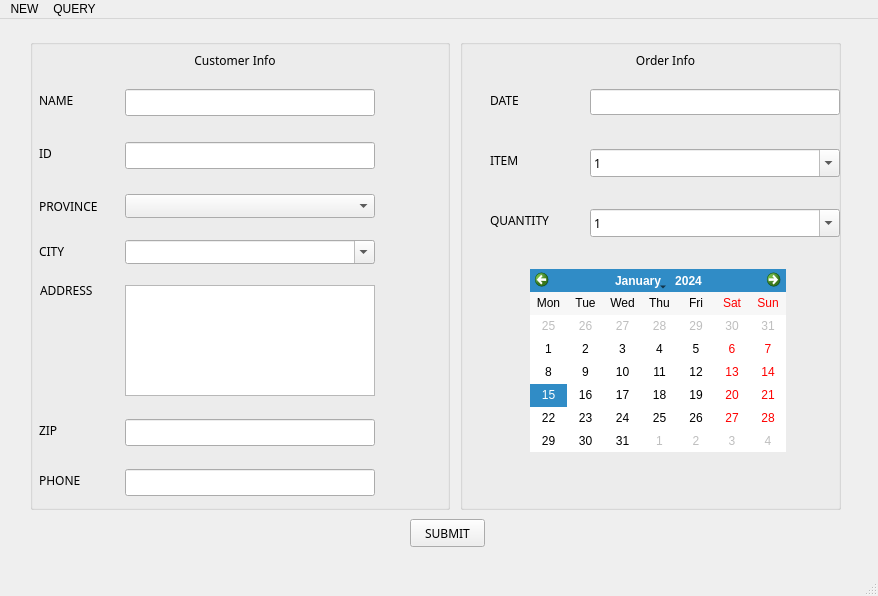
<?xml version="1.0" encoding="UTF-8"?>
<ui version="4.0">
 <class>MainWindow</class>
 <widget class="QMainWindow" name="MainWindow">
  <property name="geometry">
   <rect>
    <x>0</x>
    <y>0</y>
    <width>878</width>
    <height>596</height>
   </rect>
  </property>
  <property name="sizePolicy">
   <sizepolicy hsizetype="Fixed" vsizetype="Fixed">
    <horstretch>0</horstretch>
    <verstretch>0</verstretch>
   </sizepolicy>
  </property>
  <property name="windowTitle">
   <string>Sales Management</string>
  </property>
  <property name="windowOpacity">
   <double>1.000000000000000</double>
  </property>
  <property name="toolTip">
   <string/>
  </property>
  <property name="autoFillBackground">
   <bool>false</bool>
  </property>
  <property name="styleSheet">
   <string notr="true"/>
  </property>
  <widget class="QWidget" name="centralwidget">
   <widget class="QStackedWidget" name="stackedWidget">
    <property name="geometry">
     <rect>
      <x>0</x>
      <y>0</y>
      <width>871</width>
      <height>541</height>
     </rect>
    </property>
    <property name="sizePolicy">
     <sizepolicy hsizetype="Preferred" vsizetype="Preferred">
      <horstretch>0</horstretch>
      <verstretch>0</verstretch>
     </sizepolicy>
    </property>
    <property name="styleSheet">
     <string notr="true"/>
    </property>
    <property name="frameShape">
     <enum>QFrame::NoFrame</enum>
    </property>
    <property name="frameShadow">
     <enum>QFrame::Sunken</enum>
    </property>
    <property name="lineWidth">
     <number>0</number>
    </property>
    <property name="midLineWidth">
     <number>0</number>
    </property>
    <property name="currentIndex">
     <number>0</number>
    </property>
    <widget class="QWidget" name="pageEntry">
     <widget class="QPushButton" name="ButtonSubmit">
      <property name="geometry">
       <rect>
        <x>410</x>
        <y>500</y>
        <width>75</width>
        <height>28</height>
       </rect>
      </property>
      <property name="sizePolicy">
       <sizepolicy hsizetype="Minimum" vsizetype="Fixed">
        <horstretch>0</horstretch>
        <verstretch>0</verstretch>
       </sizepolicy>
      </property>
      <property name="font">
       <font>
        <family>century gothic</family>
       </font>
      </property>
      <property name="text">
       <string>SUBMIT</string>
      </property>
     </widget>
     <widget class="QGroupBox" name="groupBoxCustomerInfo">
      <property name="geometry">
       <rect>
        <x>30</x>
        <y>20</y>
        <width>420</width>
        <height>471</height>
       </rect>
      </property>
      <property name="title">
       <string/>
      </property>
      <widget class="QLabel" name="labelPhone">
       <property name="geometry">
        <rect>
         <x>9</x>
         <y>430</y>
         <width>53</width>
         <height>22</height>
        </rect>
       </property>
       <property name="font">
        <font>
         <family>century gothic</family>
        </font>
       </property>
       <property name="toolTip">
        <string/>
       </property>
       <property name="text">
        <string>PHONE</string>
       </property>
       <property name="alignment">
        <set>Qt::AlignLeading|Qt::AlignLeft|Qt::AlignVCenter</set>
       </property>
       <property name="margin">
        <number>1</number>
       </property>
      </widget>
      <widget class="QLabel" name="labelName">
       <property name="geometry">
        <rect>
         <x>9</x>
         <y>50</y>
         <width>47</width>
         <height>22</height>
        </rect>
       </property>
       <property name="font">
        <font>
         <family>century gothic</family>
        </font>
       </property>
       <property name="toolTip">
        <string/>
       </property>
       <property name="text">
        <string>NAME</string>
       </property>
       <property name="alignment">
        <set>Qt::AlignLeading|Qt::AlignLeft|Qt::AlignVCenter</set>
       </property>
       <property name="margin">
        <number>1</number>
       </property>
      </widget>
      <widget class="QComboBox" name="comboCity">
       <property name="geometry">
        <rect>
         <x>95</x>
         <y>201</y>
         <width>250</width>
         <height>24</height>
        </rect>
       </property>
       <property name="font">
        <font>
         <family>century gothic</family>
        </font>
       </property>
       <property name="toolTip">
        <string>&lt;html&gt;&lt;head/&gt;&lt;body&gt;&lt;p align=&quot;center&quot;&gt;请选择城市&lt;/p&gt;&lt;/body&gt;&lt;/html&gt;</string>
       </property>
       <property name="editable">
        <bool>true</bool>
       </property>
      </widget>
      <widget class="QLabel" name="labelAddress">
       <property name="geometry">
        <rect>
         <x>10</x>
         <y>240</y>
         <width>66</width>
         <height>22</height>
        </rect>
       </property>
       <property name="font">
        <font>
         <family>century gothic</family>
        </font>
       </property>
       <property name="toolTip">
        <string/>
       </property>
       <property name="text">
        <string>ADDRESS</string>
       </property>
       <property name="alignment">
        <set>Qt::AlignLeading|Qt::AlignLeft|Qt::AlignVCenter</set>
       </property>
       <property name="margin">
        <number>1</number>
       </property>
      </widget>
      <widget class="QLabel" name="labelZip">
       <property name="geometry">
        <rect>
         <x>9</x>
         <y>380</y>
         <width>23</width>
         <height>22</height>
        </rect>
       </property>
       <property name="font">
        <font>
         <family>century gothic</family>
        </font>
       </property>
       <property name="toolTip">
        <string/>
       </property>
       <property name="text">
        <string>ZIP</string>
       </property>
       <property name="alignment">
        <set>Qt::AlignLeading|Qt::AlignLeft|Qt::AlignVCenter</set>
       </property>
       <property name="margin">
        <number>1</number>
       </property>
      </widget>
      <widget class="QLineEdit" name="textCustomerID">
       <property name="geometry">
        <rect>
         <x>95</x>
         <y>103</y>
         <width>250</width>
         <height>27</height>
        </rect>
       </property>
       <property name="maximumSize">
        <size>
         <width>446</width>
         <height>16777215</height>
        </size>
       </property>
       <property name="font">
        <font>
         <family>serif</family>
         <pointsize>14</pointsize>
        </font>
       </property>
       <property name="toolTip">
        <string>&lt;html&gt;&lt;head/&gt;&lt;body&gt;&lt;p align=&quot;center&quot;&gt;请输入身份证号码&lt;/p&gt;&lt;/body&gt;&lt;/html&gt;</string>
       </property>
      </widget>
      <widget class="QLabel" name="labelCity">
       <property name="geometry">
        <rect>
         <x>9</x>
         <y>201</y>
         <width>31</width>
         <height>22</height>
        </rect>
       </property>
       <property name="font">
        <font>
         <family>century gothic</family>
        </font>
       </property>
       <property name="toolTip">
        <string/>
       </property>
       <property name="text">
        <string>CITY</string>
       </property>
       <property name="alignment">
        <set>Qt::AlignLeading|Qt::AlignLeft|Qt::AlignVCenter</set>
       </property>
       <property name="margin">
        <number>1</number>
       </property>
      </widget>
      <widget class="QComboBox" name="comboProvince">
       <property name="geometry">
        <rect>
         <x>95</x>
         <y>155</y>
         <width>250</width>
         <height>24</height>
        </rect>
       </property>
       <property name="font">
        <font>
         <family>century gothic</family>
        </font>
       </property>
       <property name="toolTip">
        <string>&lt;html&gt;&lt;head/&gt;&lt;body&gt;&lt;p align=&quot;center&quot;&gt;请选择省份&lt;/p&gt;&lt;/body&gt;&lt;/html&gt;</string>
       </property>
       <property name="editable">
        <bool>false</bool>
       </property>
      </widget>
      <widget class="QLabel" name="labelProvince">
       <property name="geometry">
        <rect>
         <x>9</x>
         <y>156</y>
         <width>80</width>
         <height>22</height>
        </rect>
       </property>
       <property name="font">
        <font>
         <family>century gothic</family>
        </font>
       </property>
       <property name="toolTip">
        <string/>
       </property>
       <property name="text">
        <string>PROVINCE</string>
       </property>
       <property name="alignment">
        <set>Qt::AlignLeading|Qt::AlignLeft|Qt::AlignVCenter</set>
       </property>
       <property name="margin">
        <number>1</number>
       </property>
      </widget>
      <widget class="QLineEdit" name="textZip">
       <property name="geometry">
        <rect>
         <x>95</x>
         <y>380</y>
         <width>250</width>
         <height>27</height>
        </rect>
       </property>
       <property name="font">
        <font>
         <family>serif</family>
         <pointsize>14</pointsize>
        </font>
       </property>
       <property name="toolTip">
        <string>&lt;html&gt;&lt;head/&gt;&lt;body&gt;&lt;p align=&quot;center&quot;&gt;请输入邮政编码&lt;/p&gt;&lt;/body&gt;&lt;/html&gt;</string>
       </property>
      </widget>
      <widget class="QLineEdit" name="textPhone">
       <property name="geometry">
        <rect>
         <x>95</x>
         <y>430</y>
         <width>250</width>
         <height>27</height>
        </rect>
       </property>
       <property name="font">
        <font>
         <family>serif</family>
         <pointsize>14</pointsize>
        </font>
       </property>
       <property name="toolTip">
        <string>&lt;html&gt;&lt;head/&gt;&lt;body&gt;&lt;p align=&quot;center&quot;&gt;请输入手机号&lt;/p&gt;&lt;/body&gt;&lt;/html&gt;</string>
       </property>
      </widget>
      <widget class="QLabel" name="labelCustomerID">
       <property name="geometry">
        <rect>
         <x>9</x>
         <y>103</y>
         <width>18</width>
         <height>22</height>
        </rect>
       </property>
       <property name="font">
        <font>
         <family>century gothic</family>
        </font>
       </property>
       <property name="toolTip">
        <string/>
       </property>
       <property name="text">
        <string>ID</string>
       </property>
       <property name="alignment">
        <set>Qt::AlignLeading|Qt::AlignLeft|Qt::AlignVCenter</set>
       </property>
       <property name="margin">
        <number>1</number>
       </property>
      </widget>
      <widget class="QLineEdit" name="textName">
       <property name="geometry">
        <rect>
         <x>95</x>
         <y>50</y>
         <width>250</width>
         <height>27</height>
        </rect>
       </property>
       <property name="sizePolicy">
        <sizepolicy hsizetype="Preferred" vsizetype="Fixed">
         <horstretch>0</horstretch>
         <verstretch>0</verstretch>
        </sizepolicy>
       </property>
       <property name="font">
        <font>
         <family>serif</family>
         <pointsize>14</pointsize>
        </font>
       </property>
       <property name="toolTip">
        <string>&lt;html&gt;&lt;head/&gt;&lt;body&gt;&lt;p align=&quot;center&quot;&gt;请输入姓名&lt;/p&gt;&lt;/body&gt;&lt;/html&gt;</string>
       </property>
       <property name="styleSheet">
        <string notr="true"/>
       </property>
      </widget>
      <widget class="QTextEdit" name="textAddress">
       <property name="geometry">
        <rect>
         <x>95</x>
         <y>246</y>
         <width>250</width>
         <height>111</height>
        </rect>
       </property>
       <property name="sizePolicy">
        <sizepolicy hsizetype="Preferred" vsizetype="Preferred">
         <horstretch>0</horstretch>
         <verstretch>0</verstretch>
        </sizepolicy>
       </property>
       <property name="font">
        <font>
         <family>serif</family>
        </font>
       </property>
       <property name="toolTip">
        <string>&lt;html&gt;&lt;head/&gt;&lt;body&gt;&lt;p align=&quot;center&quot;&gt;请输入地址&lt;/p&gt;&lt;/body&gt;&lt;/html&gt;</string>
       </property>
      </widget>
      <widget class="QLabel" name="labelCustomerInfo">
       <property name="geometry">
        <rect>
         <x>140</x>
         <y>9</y>
         <width>130</width>
         <height>24</height>
        </rect>
       </property>
       <property name="sizePolicy">
        <sizepolicy hsizetype="Preferred" vsizetype="Fixed">
         <horstretch>0</horstretch>
         <verstretch>0</verstretch>
        </sizepolicy>
       </property>
       <property name="font">
        <font>
         <family>century gothic</family>
        </font>
       </property>
       <property name="toolTip">
        <string/>
       </property>
       <property name="text">
        <string>Customer Info</string>
       </property>
       <property name="alignment">
        <set>Qt::AlignCenter</set>
       </property>
       <property name="margin">
        <number>1</number>
       </property>
      </widget>
     </widget>
     <widget class="QGroupBox" name="groupBoxOrderInfo">
      <property name="geometry">
       <rect>
        <x>460</x>
        <y>20</y>
        <width>381</width>
        <height>471</height>
       </rect>
      </property>
      <property name="styleSheet">
       <string notr="true"/>
      </property>
      <property name="title">
       <string/>
      </property>
      <widget class="QLabel" name="labelOrderInfo">
       <property name="geometry">
        <rect>
         <x>100</x>
         <y>10</y>
         <width>211</width>
         <height>23</height>
        </rect>
       </property>
       <property name="font">
        <font>
         <family>century gothic</family>
        </font>
       </property>
       <property name="toolTip">
        <string/>
       </property>
       <property name="text">
        <string>Order Info</string>
       </property>
       <property name="alignment">
        <set>Qt::AlignCenter</set>
       </property>
       <property name="margin">
        <number>1</number>
       </property>
      </widget>
      <widget class="QLabel" name="labelOrderDate">
       <property name="geometry">
        <rect>
         <x>30</x>
         <y>50</y>
         <width>46</width>
         <height>23</height>
        </rect>
       </property>
       <property name="font">
        <font>
         <family>century gothic</family>
        </font>
       </property>
       <property name="toolTip">
        <string/>
       </property>
       <property name="text">
        <string>DATE</string>
       </property>
       <property name="alignment">
        <set>Qt::AlignLeading|Qt::AlignLeft|Qt::AlignVCenter</set>
       </property>
       <property name="margin">
        <number>1</number>
       </property>
      </widget>
      <widget class="QLineEdit" name="textDate">
       <property name="geometry">
        <rect>
         <x>130</x>
         <y>50</y>
         <width>250</width>
         <height>26</height>
        </rect>
       </property>
       <property name="sizePolicy">
        <sizepolicy hsizetype="Preferred" vsizetype="Preferred">
         <horstretch>0</horstretch>
         <verstretch>0</verstretch>
        </sizepolicy>
       </property>
       <property name="font">
        <font>
         <family>serif</family>
         <pointsize>14</pointsize>
        </font>
       </property>
       <property name="toolTip">
        <string>&lt;html&gt;&lt;head/&gt;&lt;body&gt;&lt;p align=&quot;center&quot;&gt;请输入姓名&lt;/p&gt;&lt;/body&gt;&lt;/html&gt;</string>
       </property>
      </widget>
      <widget class="QLabel" name="labelItem">
       <property name="geometry">
        <rect>
         <x>30</x>
         <y>110</y>
         <width>46</width>
         <height>23</height>
        </rect>
       </property>
       <property name="font">
        <font>
         <family>century gothic</family>
        </font>
       </property>
       <property name="toolTip">
        <string/>
       </property>
       <property name="text">
        <string>ITEM</string>
       </property>
       <property name="alignment">
        <set>Qt::AlignLeading|Qt::AlignLeft|Qt::AlignVCenter</set>
       </property>
       <property name="margin">
        <number>1</number>
       </property>
      </widget>
      <widget class="QLabel" name="labelQuantity">
       <property name="geometry">
        <rect>
         <x>30</x>
         <y>170</y>
         <width>71</width>
         <height>23</height>
        </rect>
       </property>
       <property name="font">
        <font>
         <family>century gothic</family>
        </font>
       </property>
       <property name="toolTip">
        <string/>
       </property>
       <property name="text">
        <string>QUANTITY</string>
       </property>
       <property name="alignment">
        <set>Qt::AlignLeading|Qt::AlignLeft|Qt::AlignVCenter</set>
       </property>
       <property name="margin">
        <number>1</number>
       </property>
      </widget>
      <widget class="QComboBox" name="comboQuantity">
       <property name="geometry">
        <rect>
         <x>130</x>
         <y>170</y>
         <width>250</width>
         <height>28</height>
        </rect>
       </property>
       <property name="font">
        <font>
         <family>century gothic</family>
        </font>
       </property>
       <property name="toolTip">
        <string>&lt;html&gt;&lt;head/&gt;&lt;body&gt;&lt;p align=&quot;center&quot;&gt;请选择产品&lt;/p&gt;&lt;/body&gt;&lt;/html&gt;</string>
       </property>
       <property name="editable">
        <bool>true</bool>
       </property>
       <item>
        <property name="text">
         <string>1</string>
        </property>
       </item>
       <item>
        <property name="text">
         <string>2</string>
        </property>
       </item>
       <item>
        <property name="text">
         <string>3</string>
        </property>
       </item>
       <item>
        <property name="text">
         <string>4</string>
        </property>
       </item>
       <item>
        <property name="text">
         <string>5</string>
        </property>
       </item>
       <item>
        <property name="text">
         <string>6</string>
        </property>
       </item>
       <item>
        <property name="text">
         <string>7</string>
        </property>
       </item>
       <item>
        <property name="text">
         <string>8</string>
        </property>
       </item>
       <item>
        <property name="text">
         <string>9</string>
        </property>
       </item>
       <item>
        <property name="text">
         <string>10</string>
        </property>
       </item>
       <item>
        <property name="text">
         <string>11</string>
        </property>
       </item>
       <item>
        <property name="text">
         <string>12</string>
        </property>
       </item>
       <item>
        <property name="text">
         <string>13</string>
        </property>
       </item>
       <item>
        <property name="text">
         <string>14</string>
        </property>
       </item>
       <item>
        <property name="text">
         <string>15</string>
        </property>
       </item>
       <item>
        <property name="text">
         <string>16</string>
        </property>
       </item>
       <item>
        <property name="text">
         <string>17</string>
        </property>
       </item>
       <item>
        <property name="text">
         <string>18</string>
        </property>
       </item>
       <item>
        <property name="text">
         <string>19</string>
        </property>
       </item>
       <item>
        <property name="text">
         <string>20</string>
        </property>
       </item>
       <item>
        <property name="text">
         <string>21</string>
        </property>
       </item>
       <item>
        <property name="text">
         <string>22</string>
        </property>
       </item>
       <item>
        <property name="text">
         <string>23</string>
        </property>
       </item>
       <item>
        <property name="text">
         <string>24</string>
        </property>
       </item>
      </widget>
      <widget class="QComboBox" name="comboItem">
       <property name="geometry">
        <rect>
         <x>130</x>
         <y>110</y>
         <width>250</width>
         <height>28</height>
        </rect>
       </property>
       <property name="font">
        <font>
         <family>century gothic</family>
        </font>
       </property>
       <property name="toolTip">
        <string>&lt;html&gt;&lt;head/&gt;&lt;body&gt;&lt;p align=&quot;center&quot;&gt;请选择产品&lt;/p&gt;&lt;/body&gt;&lt;/html&gt;</string>
       </property>
       <property name="editable">
        <bool>true</bool>
       </property>
       <item>
        <property name="text">
         <string>1</string>
        </property>
       </item>
       <item>
        <property name="text">
         <string>2</string>
        </property>
       </item>
       <item>
        <property name="text">
         <string>3</string>
        </property>
       </item>
      </widget>
      <widget class="QCalendarWidget" name="calendarWidget">
       <property name="geometry">
        <rect>
         <x>70</x>
         <y>230</y>
         <width>256</width>
         <height>183</height>
        </rect>
       </property>
       <property name="firstDayOfWeek">
        <enum>Qt::Monday</enum>
       </property>
       <property name="gridVisible">
        <bool>false</bool>
       </property>
       <property name="verticalHeaderFormat">
        <enum>QCalendarWidget::NoVerticalHeader</enum>
       </property>
       <property name="navigationBarVisible">
        <bool>true</bool>
       </property>
       <property name="dateEditEnabled">
        <bool>true</bool>
       </property>
      </widget>
     </widget>
    </widget>
    <widget class="QWidget" name="pageResult">
     <widget class="QComboBox" name="comboQuery">
      <property name="geometry">
       <rect>
        <x>140</x>
        <y>30</y>
        <width>121</width>
        <height>24</height>
       </rect>
      </property>
      <property name="sizePolicy">
       <sizepolicy hsizetype="Preferred" vsizetype="Preferred">
        <horstretch>0</horstretch>
        <verstretch>0</verstretch>
       </sizepolicy>
      </property>
      <property name="font">
       <font>
        <family>century gothic</family>
       </font>
      </property>
      <property name="sizeAdjustPolicy">
       <enum>QComboBox::AdjustToMinimumContentsLength</enum>
      </property>
      <item>
       <property name="text">
        <string>name</string>
       </property>
      </item>
      <item>
       <property name="text">
        <string>personID</string>
       </property>
      </item>
      <item>
       <property name="text">
        <string>province</string>
       </property>
      </item>
      <item>
       <property name="text">
        <string>city</string>
       </property>
      </item>
      <item>
       <property name="text">
        <string>zip</string>
       </property>
      </item>
      <item>
       <property name="text">
        <string>phone</string>
       </property>
      </item>
     </widget>
     <widget class="QPushButton" name="ButtonQuery">
      <property name="geometry">
       <rect>
        <x>510</x>
        <y>30</y>
        <width>75</width>
        <height>28</height>
       </rect>
      </property>
      <property name="font">
       <font>
        <family>century gothic</family>
       </font>
      </property>
      <property name="text">
       <string>Go</string>
      </property>
     </widget>
     <widget class="QLabel" name="labelKeyWord">
      <property name="geometry">
       <rect>
        <x>50</x>
        <y>30</y>
        <width>71</width>
        <height>20</height>
       </rect>
      </property>
      <property name="font">
       <font>
        <family>century gothic</family>
       </font>
      </property>
      <property name="text">
       <string>Key Word</string>
      </property>
     </widget>
     <widget class="QLabel" name="label">
      <property name="geometry">
       <rect>
        <x>372</x>
        <y>9</y>
        <width>88</width>
        <height>20</height>
       </rect>
      </property>
      <property name="sizePolicy">
       <sizepolicy hsizetype="Preferred" vsizetype="Minimum">
        <horstretch>0</horstretch>
        <verstretch>0</verstretch>
       </sizepolicy>
      </property>
      <property name="font">
       <font>
        <family>century gothic</family>
       </font>
      </property>
      <property name="text">
       <string>Sales Details</string>
      </property>
      <property name="alignment">
       <set>Qt::AlignCenter</set>
      </property>
     </widget>
     <widget class="QLineEdit" name="TextKeyWord">
      <property name="geometry">
       <rect>
        <x>280</x>
        <y>30</y>
        <width>221</width>
        <height>27</height>
       </rect>
      </property>
      <property name="font">
       <font>
        <family>serif</family>
        <pointsize>14</pointsize>
       </font>
      </property>
     </widget>
     <widget class="QTextEdit" name="textResult">
      <property name="geometry">
       <rect>
        <x>20</x>
        <y>69</y>
        <width>831</width>
        <height>151</height>
       </rect>
      </property>
     </widget>
     <widget class="QTableView" name="tableResult">
      <property name="geometry">
       <rect>
        <x>20</x>
        <y>230</y>
        <width>831</width>
        <height>311</height>
       </rect>
      </property>
      <property name="frameShape">
       <enum>QFrame::StyledPanel</enum>
      </property>
     </widget>
    </widget>
   </widget>
  </widget>
  <widget class="QMenuBar" name="menubar">
   <property name="geometry">
    <rect>
     <x>0</x>
     <y>0</y>
     <width>878</width>
     <height>21</height>
    </rect>
   </property>
   <widget class="QMenu" name="menuNEW">
    <property name="geometry">
     <rect>
      <x>1581</x>
      <y>123</y>
      <width>135</width>
      <height>72</height>
     </rect>
    </property>
    <property name="title">
     <string>NEW</string>
    </property>
    <addaction name="actionNewRecord"/>
   </widget>
   <widget class="QMenu" name="menuQUERY">
    <property name="geometry">
     <rect>
      <x>1623</x>
      <y>123</y>
      <width>135</width>
      <height>72</height>
     </rect>
    </property>
    <property name="title">
     <string>QUERY</string>
    </property>
    <addaction name="actionQuery"/>
   </widget>
   <addaction name="menuNEW"/>
   <addaction name="menuQUERY"/>
  </widget>
  <widget class="QStatusBar" name="statusbar"/>
  <action name="actionNewRecord">
   <property name="text">
    <string>New Record</string>
   </property>
  </action>
  <action name="actionQuery">
   <property name="text">
    <string>Query</string>
   </property>
  </action>
  <action name="actionBy_Customer_ID">
   <property name="text">
    <string>By Customer ID</string>
   </property>
  </action>
  <action name="actionBy_Order_ID">
   <property name="text">
    <string>By Order ID</string>
   </property>
  </action>
 </widget>
 <resources/>
 <connections/>
</ui>
